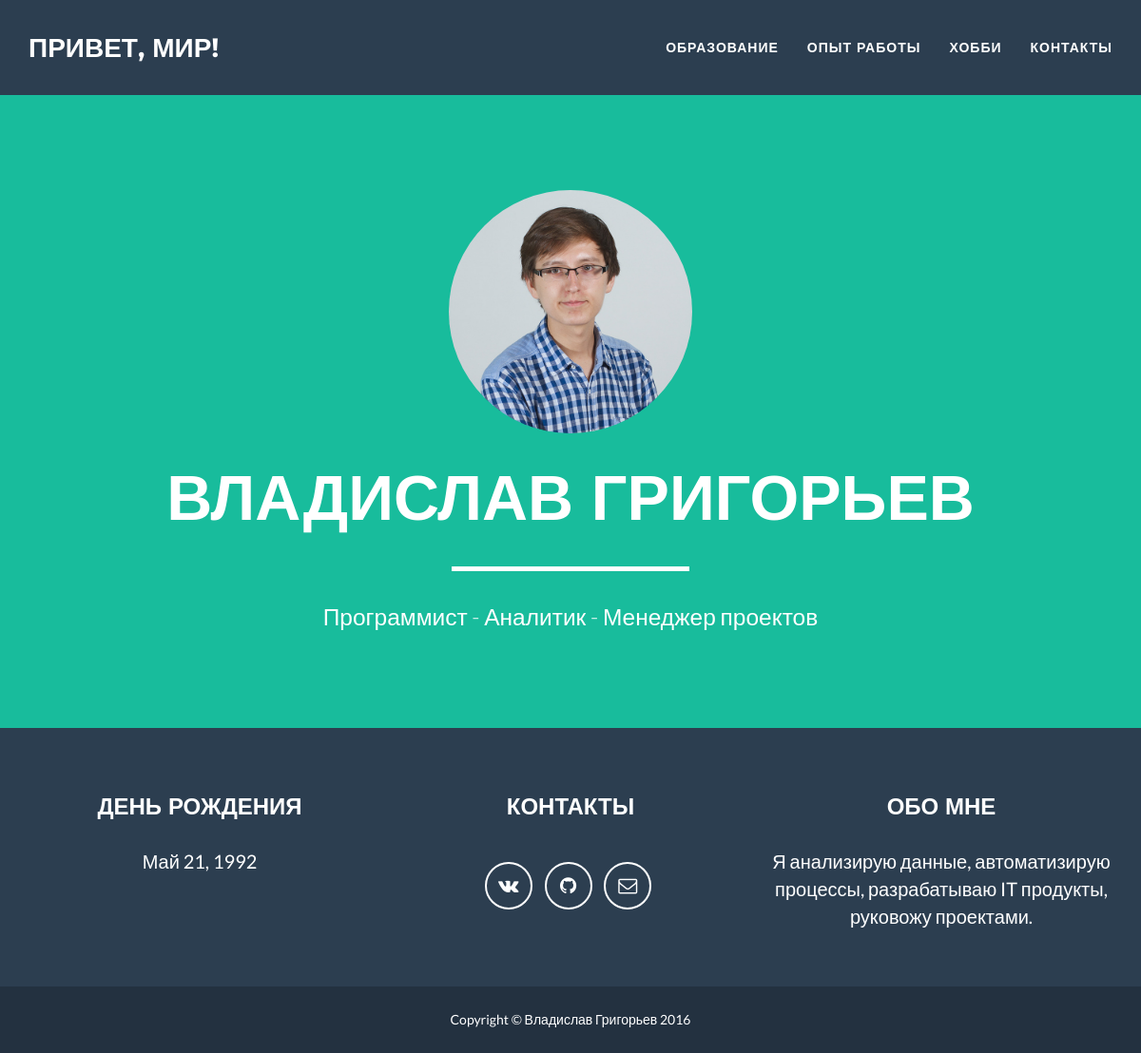
The page / on the database its author committed.
### homepage/models.py (models this page shows, shortened)
class Me(models.Model):
    first_name = models.CharField(max_length=50)
    second_name = models.CharField(max_length=50)
    middle_name = models.CharField(max_length=50)
    birthdate = models.DateField()
    photo = models.ImageField(upload_to='images/')
    description = models.TextField()

### homepage/views.py (the view)
# urls.py: url(r'^$', main),
def main(request):
    me = Me.objects.filter(id=1)[0]
    context = {'me': me}
    return render(request, "index.html", context)

### templates/index.html
{% extends "base.html" %}
{% block content %}
    <header>
        <div class="container">
            <div class="row">
                <div class="col-lg-12">
                    <img class="img-responsive" src="{{MEDIA_URL}}{{me.photo.url}}" alt="" style="width: 256px; height: 256px; border-radius:50%;">
                    <div class="intro-text">
                        <span class="name">{{me.first_name}} {{me.second_name}}</span>
                        <hr class="star-light">
                        <span class="skills">Программист - Аналитик - Менеджер проектов</span>
                    </div>
                </div>
            </div>
        </div>
    </header>
{% endblock %}

### templates/base.html (shortened to what this page needs)
{% load staticfiles %}
<!DOCTYPE html>
<html lang="en">
<head>
    <link href="{% static 'vendor/bootstrap/css/bootstrap.min.css' %}" rel="stylesheet">
    <link href="{% static 'css/freelancer.min.css' %}" rel="stylesheet">
    <link href="{% static 'vendor/font-awesome/css/font-awesome.min.css' %}" rel="stylesheet" type="text/css">
    <link rel="stylesheet" href="{% static '/css/custom.css' %}" media="screen" title="no title">
</head>
<body id="page-top" class="index">
    <nav id="mainNav" class="navbar navbar-default navbar-fixed-top navbar-custom">
        <div class="container">
            <div class="navbar-header page-scroll">
                <a class="navbar-brand" href="/">Привет, мир!</a>
            </div>
            <div>
                <ul class="nav navbar-nav navbar-right">
                    <li>
                        <a href="/education/">Образование</a>
                    </li>
                    <li>
                        <a href="/work/">Опыт работы</a>
                    </li>
                    <li>
                        <a href="/hobby/">Хобби</a>
                    </li>
                    <li>
                        <a href="#contacts">Контакты</a>
                    </li>
                </ul>
            </div>
        </div>
    </nav>
    {% block content %}
    {% endblock %}
    <footer class="text-center">
        <div class="footer-above">
            <div class="container">
                <div class="row">
                    <div class="footer-col col-md-4">
                        <h3>День рождения</h3>
                        <p>{{me.birthdate}}</p>
                    </div>
                    <div class="footer-col col-md-4">
                        <h3 id="contacts">Контакты</h3>
                        <ul class="list-inline">
                            <li>
                                <a href="https://vk.com/vladisgrig" targer="_blank" class="btn-social btn-outline"><i class="fa fa-fw fa-vk"></i></a>
                            </li>
                            <li>
                                <a href="https://github.com/vladisgrig" targer="_blank" class="btn-social btn-outline"><i class="fa fa-fw fa-github"></i></a>
                            </li>
                            <li>
                                <a href="mailto:vladisgrig@yandex.ru" class="btn-social btn-outline"><i class="fa fa-fw fa-envelope-o"></i></a>
                            </li>
                        </ul>
                    </div>
                    <div class="footer-col col-md-4">
                        <h3>Обо мне</h3>
                        <p>{{me.description}}</p>
                    </div>
                </div>
            </div>
        </div>
        <div class="footer-below">
            <div class="container">
                <div class="row">
                    <div class="col-lg-12">
                        Copyright &copy; {{me.first_name}} {{me.second_name}} 2016
                    </div>
                </div>
            </div>
        </div>
    </footer>
</body>
</html>

### rows shown on the page
Me: photo (picture), first_name "ВЛАДИСЛАВ", second_name "ГРИГОРЬЕВ", birthdate "Май 21, 1992", description "Я анализирую данные, автоматизирую процессы, разрабатываю IT продукты, руковожу проектами.", first_name "Владислав", second_name "Григорьев"
